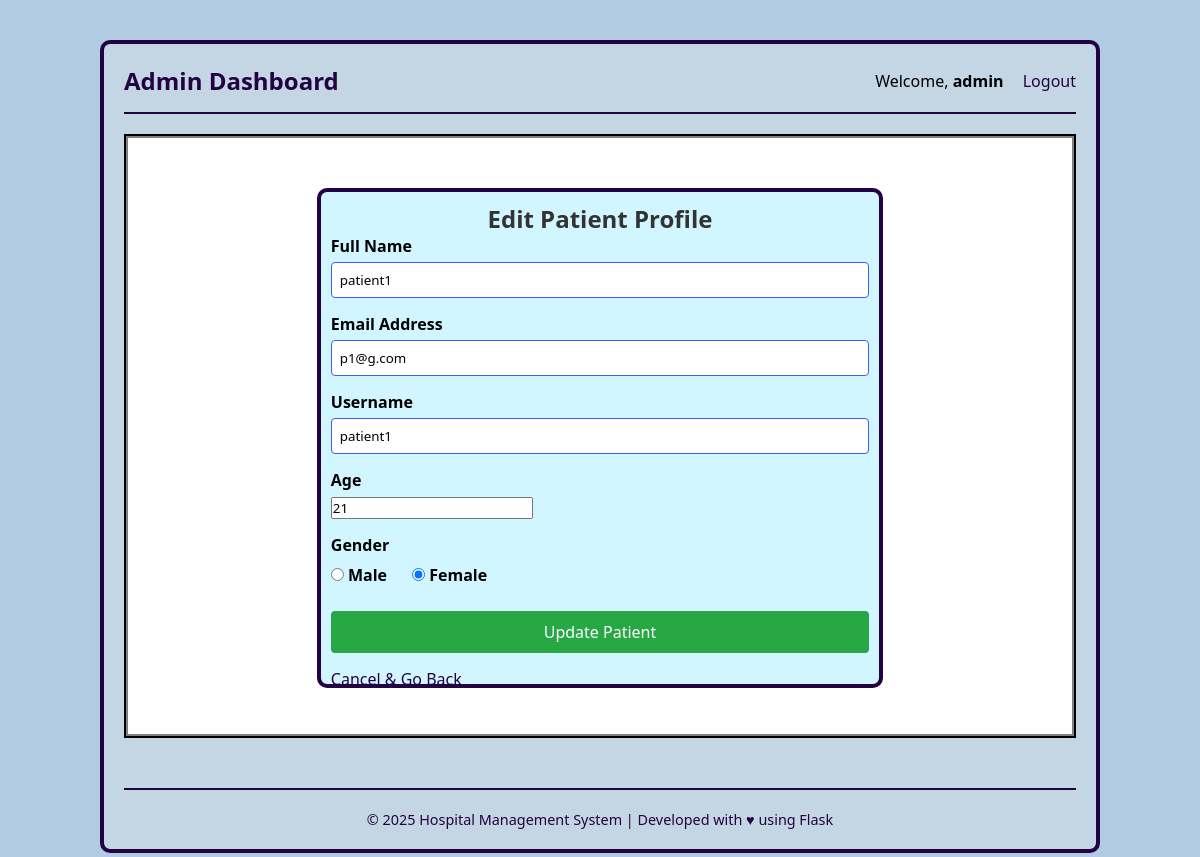
The page /edit_patient/1 (signed in) on the database as committed earlier.
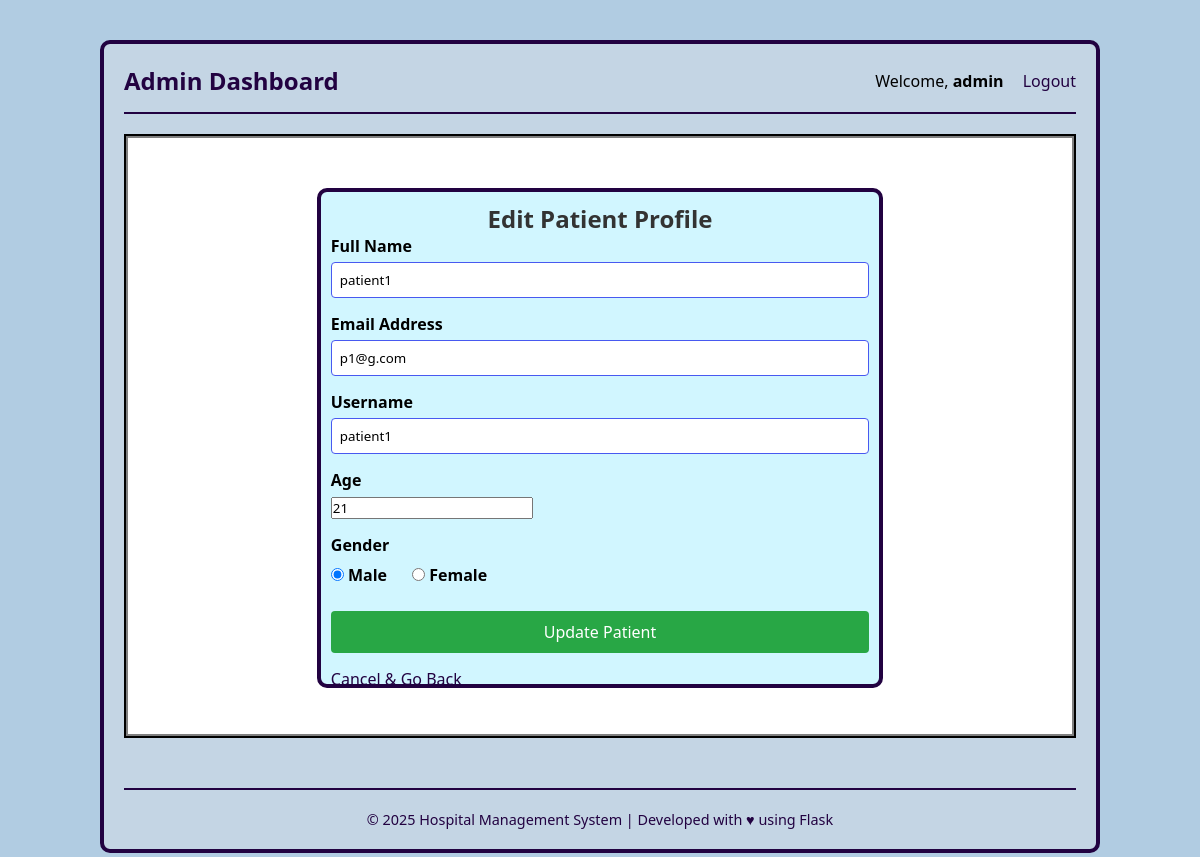
The same page on the database as committed later.
### application/models.py (models this page shows)
class Patient(db.Model):
    id = db.Column(db.Integer, primary_key=True)
    email = db.Column(db.String(), unique=True, nullable=False)
    username = db.Column(db.String(), unique=True, nullable=False)
    password = db.Column(db.String(), nullable=False)
    name = db.Column(db.String(), nullable=False)
    age = db.Column(db.Integer)
    gender = db.Column(db.Enum('Male', 'Female'))
    appointments = db.relationship('Appointment', backref='patient')

### application/controllers.py (the view, shortened to what this page needs)
@app.route('/edit_patient/<int:patient_id>', methods=["GET", "POST"])
def edit_patient(patient_id):
    if session.get('user_type') != 'admin':
        flash('Access denied.', 'error')
        return redirect(url_for('home'))
    patient = Patient.query.get_or_404(patient_id)
    return render_template('edit_patient.html', patient=patient)

### templates/edit_patient.html (shortened to what this page needs)
{% extends "base.html" %}
{% block extra_css %}
    <link rel="stylesheet" href="{{ url_for('static', filename='style.css') }}">
{% endblock %}
{% block content %}
<div id="main">
    <div id="canvas">
        <div id="form-body">
            <h2>Edit Patient Profile</h2>
            <form method="POST" action="{{ url_for('edit_patient', patient_id=patient.id) }}">
                <div>
                    <label for="name">Full Name</label>
                    <input type="text"
                           name="name"
                           id="name"
                           value="{{ patient.name }}"
                           required
                           placeholder="Sarah Johnson">
                </div>
                <div>
                    <label for="email">Email Address</label>
                    <input type="email"
                           name="email"
                           id="email"
                           value="{{ patient.email }}"
                           required>
                </div>
                <div>
                    <label for="username">Username</label>
                    <input type="text"
                           name="username"
                           id="username"
                           value="{{ patient.username }}"
                           required>
                </div>
                <div>
                    <label for="age">Age</label>
                    <input type="number" name="age" id="age" value="{{ patient.age }}" >
                </div>
                <div style="margin-bottom: 20px;">
                    <label>Gender</label>
                    <div style="display:flex; gap:25px; margin-top:8px;">
                        <label>
                            <input type="radio" name="gender" value="Male"
                                {% if patient.gender == 'Male' %}checked{% endif %} required>
                            Male
                        </label>
                        <label>
                            <input type="radio" name="gender" value="Female"
                                {% if patient.gender == 'Female' %}checked{% endif %}>
                            Female
                        </label>
                    </div>
                </div>
                <div>
                    <input type="submit" value="Update Patient"
                           style="background-color: #28a745; margin-bottom: 10px;">
                </div>
                <div>
                    <a href="{{ url_for('admin_dashboard') }}">Cancel & Go Back</a>
                </div>
            </form>
        </div>
    </div>
</div>
{% endblock %}

### templates/base.html (shortened to what this page needs)
<!DOCTYPE html>
<html lang="en">
<head>
    <link rel="stylesheet" href="{{ url_for('static', filename='style1.css') }}">
    {% block extra_css %}{% endblock %}
</head>
<body>
    <div class="dashboard-container">
        <div class="nav-bar">
            <h2>
                {% if session.user_type == 'admin' %}
                    Admin Dashboard
                {% elif session.user_type == 'doctor' %}
                    Doctor Dashboard
                {% elif session.user_type == 'patient' %}
                    Patient Dashboard
                {% else %}
                    Hospital Management System
                {% endif %}
            </h2>
            <div>
                {% if session.username %}
                    <span style="margin-right: 15px;">Welcome, <strong>{{ session.username }}</strong></span>
                    <a href="{{ url_for('logout') }}" style="color: rgb(34, 2, 65); text-decoration: none;">Logout</a>
                {% else %}
                    <a href="{{ url_for('patient_login') }}" style="color: rgb(34, 2, 65); margin-right: 15px;">Patient Login</a>
                    <a href="{{ url_for('doc_login') }}" style="color: rgb(34, 2, 65); margin-right: 15px;">Doctor Login</a>
                    <a href="{{ url_for('admin_login') }}" style="color: rgb(34, 2, 65);">Admin Login</a>
                {% endif %}
            </div>
        </div>
        <main>
            {% block content %}{% endblock %}
        </main>
        <footer style="
            margin-top: 50px;
            padding-top: 20px;
            border-top: 2px solid rgb(34, 2, 65);
            text-align: center;
            color: rgb(34, 2, 65);
            font-size: 0.9em;
        ">
            © 2025 Hospital Management System | Developed with ♥ using Flask
        </footer>
    </div>
</body>
</html>

### static/style1.css (style rules this page uses)
* { margin: 0; padding: 0; box-sizing: border-box; font-family: 'Segoe UI', Tahoma, Geneva, Verdana, sans-serif; }
body { background-color: rgb(177, 204, 226); display: flex; justify-content: center; padding: 20px; }
.dashboard-container { background-color: rgb(196, 213, 228); border: 4px solid rgb(34, 2, 65); border-radius: 10px; width: 100%; max-width: 1000px; padding: 20px; margin-top: 20px; }
.nav-bar { display: flex; justify-content: space-between; align-items: center; border-bottom: 2px solid rgb(34, 2, 65); padding-bottom: 15px; margin-bottom: 20px; }
.nav-bar h2 { color: rgb(34, 2, 65); }

### static/style.css (style rules this page uses)
#main { border: 2px solid black; margin-top: 10px; }
#canvas { background-color: rgb(255, 255, 255); border: 2px solid gray; width: 100%; height: 600px; margin: auto; }
#form-body { background-color: rgb(209, 246, 255); border: 4px solid rgb(34, 2, 65); width: 60%; height: 400px; margin: auto; margin-top: 90px; border-radius: 10px; padding: 10px; }
#form-body h2 { text-align: center; color: #333; }
#form-body div { margin-bottom: 15px; }
#form-body label { display: block; margin-bottom: 5px; font-weight: bold; }
#form-body input[type="email"], #form-body input[type="text"], #form-body input[type="password"] { width: 100%; padding: 8px; box-sizing: border-box; border: 1px solid #4859f0; border-radius: 4px; }
#form-body input[type="submit"] { display: block; width: 100%; padding: 10px; background-color: rgb(11, 2, 65); color: white; border: none; border-radius: 4px; cursor: pointer; font-size: 16px; margin-top: 10px; }
#form-body a { color: rgb(34, 2, 65); text-decoration: none; }

### templates/edit_patient.html (style rules this page uses)
#form-body { height: 500px; margin-top: 50px; }

Rows that differ between the two databases and show on the page:
changed Patient "patient1": gender "☐ Male" → "☑ Male"; gender "☑ Female" → "☐ Female"
